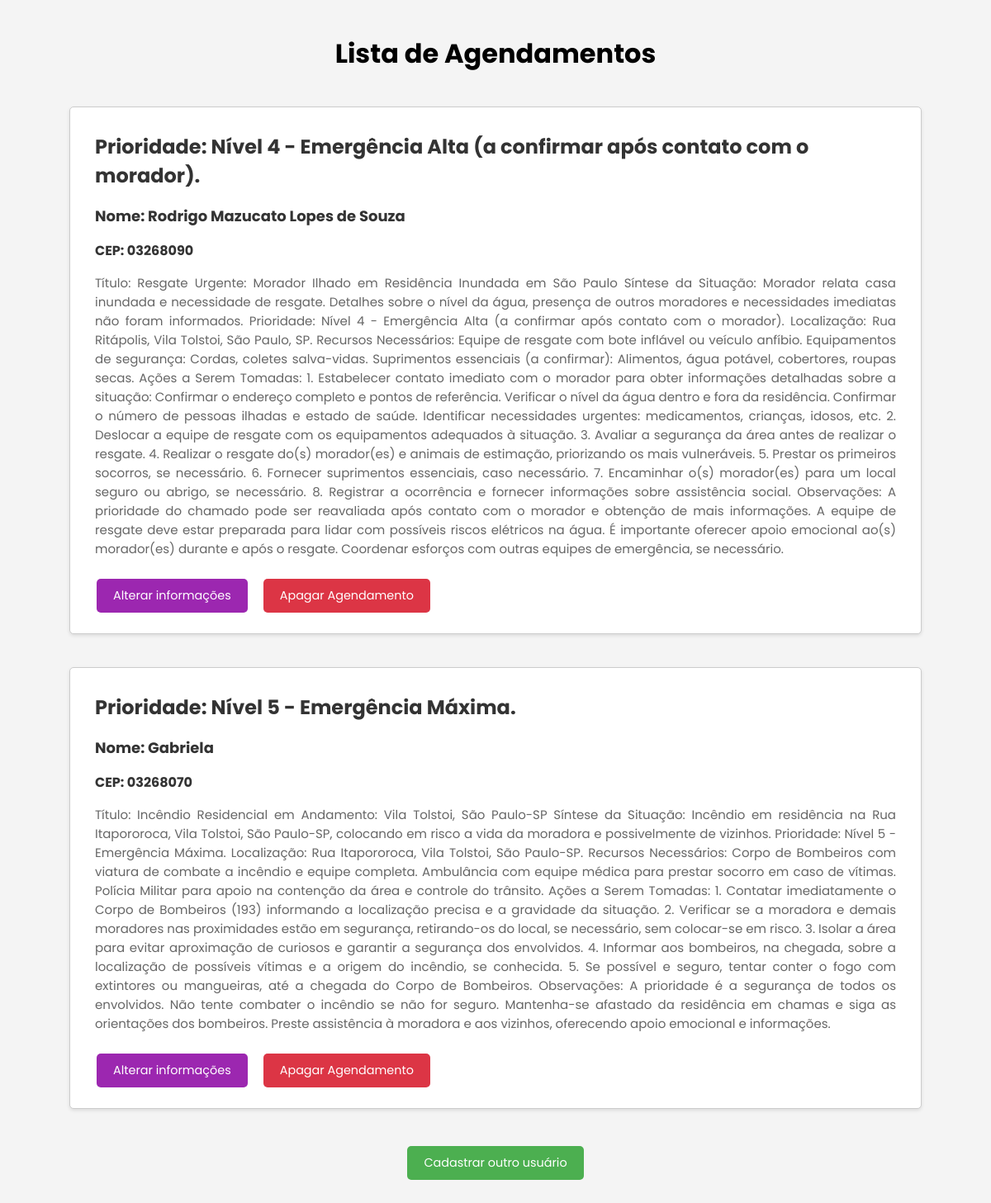
Page /resgates on the committed database.
### model.py (models this page shows, shortened)
class Usuario(db.Model):
  __tablename__ = 'User'
  id = db.Column(db.Integer, primary_key=True, autoincrement=True)
  nome = db.Column(db.String(50))
  cep = db.Column(db.String(9))
  prompt = db.Column(db.String)
  saida = db.Column(db.String)
  prioridade = db.Column(db.String(1))

### app.py (the view)
@app.get('/resgates')
def resgates_get():
  usuarios = Usuario.query.all()
  return render_template('resgates.html', usuarios = usuarios)

### templates/resgates.html (shortened to what this page needs)
<!DOCTYPE html>
<html lang="pt-BR">
  <head>
    <link
      rel="stylesheet"
      href="{{ url_for('static', filename='resgates.css') }}"
    />
  </head>
  <body>
    <div class="wrapper">
      <h1 style="text-align: center">Lista de Agendamentos</h1>
      {% if usuarios | length == 0 %}
      <div class="nenhum">Nenhum resgate encontrado!</div>
      {% else %} {% for usuario in usuarios %}
      <div class="agendamento">
        <h2 class="prioridade">Prioridade: {{ usuario.prioridade }}</h2>
        <h3 class="prioridade" style="font-size: 18px">
          Nome: {{usuario.nome}}
        </h3>
        <h3 class="prioridade" style="font-size: 16px">CEP: {{usuario.cep}}</h3>
        <p class="detalhes">{{ usuario.saida | safe }}</p>
        <div class="botoes">
          <a href="/perfil/{{usuario.id}}"
            ><button style="background-color: #9c27b0">
              Alterar informações
            </button></a
          >
          <button class="botao-apagar">
            <a href="/deletar/{{usuario.id}}">Apagar Agendamento</a>
          </button>
        </div>
      </div>
      {% endfor %} {% endif %}
      <div class="cadastro">
        <a href="/cadastro"><button>Cadastrar outro usuário</button></a>
      </div>
    </div>
  </body>
</html>

### static/resgates.css (style rules this page uses)
body { background-color: #f4f4f4; margin: 0; padding: 20px; }
* { font-family: Poppins; }
h2 { margin-top: 10px; }
.wrapper { padding-left: 4rem; padding-right: 4rem; }
.agendamento { background-color: #fff; border: 1px solid #ccc; border-radius: 5px; box-shadow: 0 2px 4px rgba(0, 0, 0, 0.1); margin-top: 40px; padding: 20px 30px; }
.prioridade { color: #333; font-size: 24px; margin-bottom: 10px; }
.detalhes { color: #666; font-size: 15px; margin-bottom: 20px; text-align: justify; }
.botao-apagar { background-color: #dc3545; border: none; border-radius: 5px; color: white; cursor: pointer; text-decoration: none; }
a { color: inherit; text-decoration: none; }
button { background-color: #4caf50; border: none; border-radius: 5px; color: white; cursor: pointer; display: inline-block; font-size: 0.9em; margin: 5px 2px; padding: 10px 20px; text-align: center; text-align: center; text-decoration: none; }
button a { color: white; text-decoration: none; }
.cadastro { display: flex; justify-content: center; margin: 40px 0 10px; }
.botoes { display: flex; gap: 15px; }

### rows in the picture
Usuario: prioridade "Nível 4 - Emergência Alta (a confirmar após contato com o morador).", nome "Rodrigo Mazucato Lopes de Souza", cep "03268090", saida "Título: Resgate Urgente: Morador Ilhado em Residência Inundada em São Paulo Síntese da Situação: Morador relata casa inundada e necessidade de resgate. Detalhes sobre o nível da água, presença de outros moradores e necessidades imediatas não foram informados. Prioridade: Nível 4 - Emergência Alta (a confirmar após contato com o morador). Localização: Rua Ritápolis, Vila Tolstoi, São Paulo, SP. Recursos Necessários: Equipe de resgate com bote inflável ou veículo anfíbio. Equipamentos de segurança: Cordas, coletes salva-vidas. Suprimentos essenciais (a confirmar): Alimentos, água potável, cobertores, roupas secas. Ações a Serem Tomadas: 1. Estabelecer contato imediato com o morador para obter…"
Usuario: prioridade "Nível 5 - Emergência Máxima.", nome "Gabriela", cep "03268070", saida "Título: Incêndio Residencial em Andamento: Vila Tolstoi, São Paulo-SP Síntese da Situação: Incêndio em residência na Rua Itapororoca, Vila Tolstoi, São Paulo-SP, colocando em risco a vida da moradora e possivelmente de vizinhos. Prioridade: Nível 5 - Emergência Máxima. Localização: Rua Itapororoca, Vila Tolstoi, São Paulo-SP. Recursos Necessários: Corpo de Bombeiros com viatura de combate a incêndio e equipe completa. Ambulância com equipe médica para prestar socorro em caso de vítimas. Polícia Militar para apoio na contenção da área e controle do trânsito. Ações a Serem Tomadas: 1. Contatar imediatamente o Corpo de Bombeiros (193) informando a localização precisa e a gravidade da situação.…"
